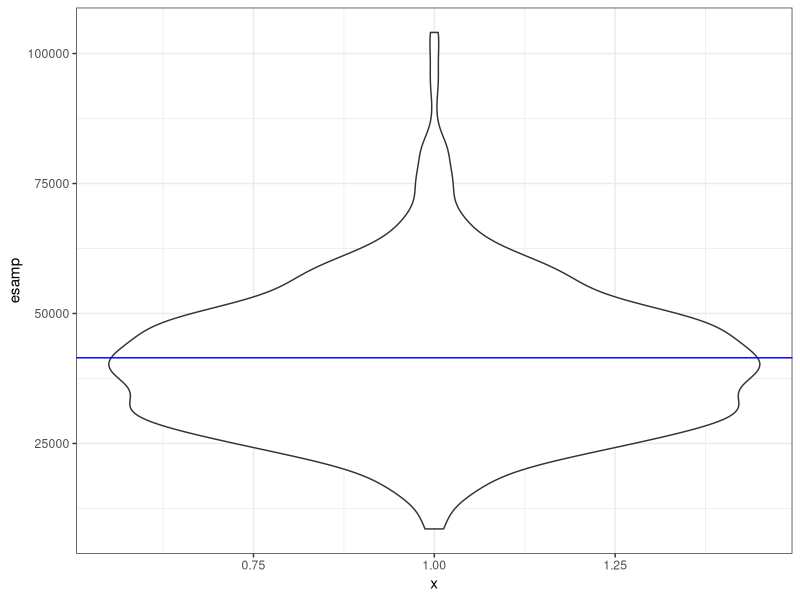
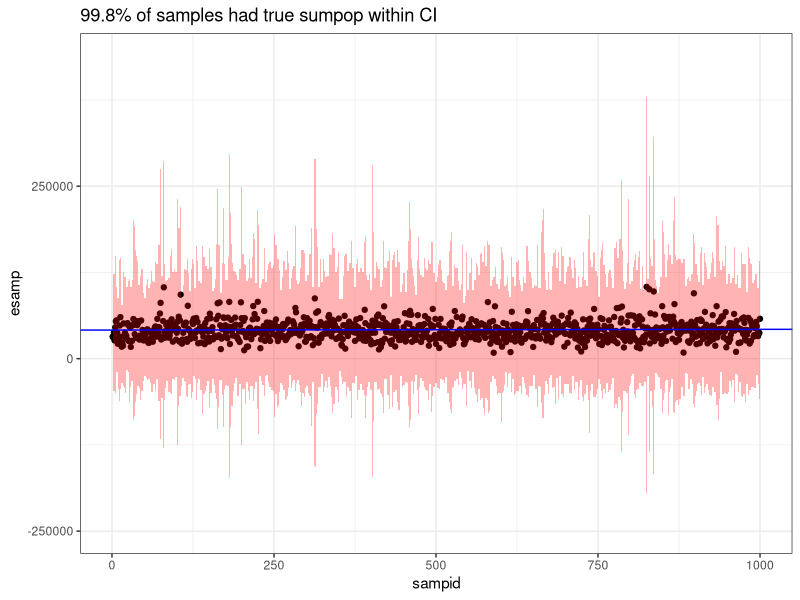

Here is the R script that generated these plots, in order:
# rand_samp.R
# can small sample sizes and many zeros create large CIs?
# note: no measurement error, simply examining variability due to sampling

library(tidyverse)

# population and sample sizes
ntot <- 2500 # 50 by 50 grid, one quarter of general setup
nsamp <- 10

# how to fill population values
propzero <- 0.3
meanlog <- 20
sdlog <- 0.6

# fill population
set.seed(141593) # make repeatable
popzero <- rbinom(ntot, 1, (1-propzero))
poplog <- round(rlnorm(ntot, meanlog = log(meanlog), sdlog = sdlog), 2)
pop <- popzero * poplog
sumpop <- sum(pop) # true population

# sample the population once
onesamp <- sample(pop, nsamp, replace = FALSE)
meansamp <- mean(onesamp)
sdsamp <- sd(onesamp)
cisamp <- c(meansamp - 1.96 * sdsamp, meansamp + 1.96 * sdsamp)
expandedsamp <- meansamp * ntot 
expandedci <- cisamp * ntot 
checkci <- (sumpop >= expandedci[1] & sumpop <= expandedci[2])

# do a bunch of times
nreps <- 1000
mysamp <- rep(NA, nreps)
mysd <- rep(NA, nreps)
for (i in 1:nreps){
  thissamp <- sample(pop, nsamp, replace = FALSE)
  mysamp[i] <- mean(thissamp)
  sdsamp[i] <- sd(thissamp)
}

df <- tibble(sampid = 1:nreps,
             mysamp = mysamp,
             esamp = mysamp * ntot,
             sdsamp = sdsamp,
             ecilow = ntot * (mysamp - 1.96 * sdsamp),
             ecihigh = ntot * (mysamp + 1.96 * sdsamp)
             ) %>%
  mutate(checkci = ifelse(((sumpop >= ecilow) & (sumpop <= ecihigh)), 1, 0))

# how variable are the expanded sample estimates?
ggplot(df, aes(x = 1, y = esamp)) +
  geom_violin() +
  geom_abline(intercept = sumpop, color="blue") +
  theme_bw()  

summary(df$esamp)

# look at all estimates and CIs compared to true pop (blue line)
propwithinci <- 100 * sum(df$checkci) / nreps

ggplot(df, aes(x=sampid, y=esamp)) +
  geom_point() +
  geom_ribbon(aes(ymin=ecilow, ymax=ecihigh), fill="red", alpha=0.3) +
  geom_abline(intercept = sumpop, color="blue") +
  ggtitle(paste0(propwithinci, "% of samples had true sumpop within CI")) +
  theme_bw()

# the two plots show the mean estimate is basically unbiases, even with small sample size and lots of zeros, but CIs are large

# possible extensions of this work:
#  try differnt nsamp levels to see how CIs shrink with increased n
#  add measurement error to see how CIs increase
#  add three more strata and compute stratified mean and CI
